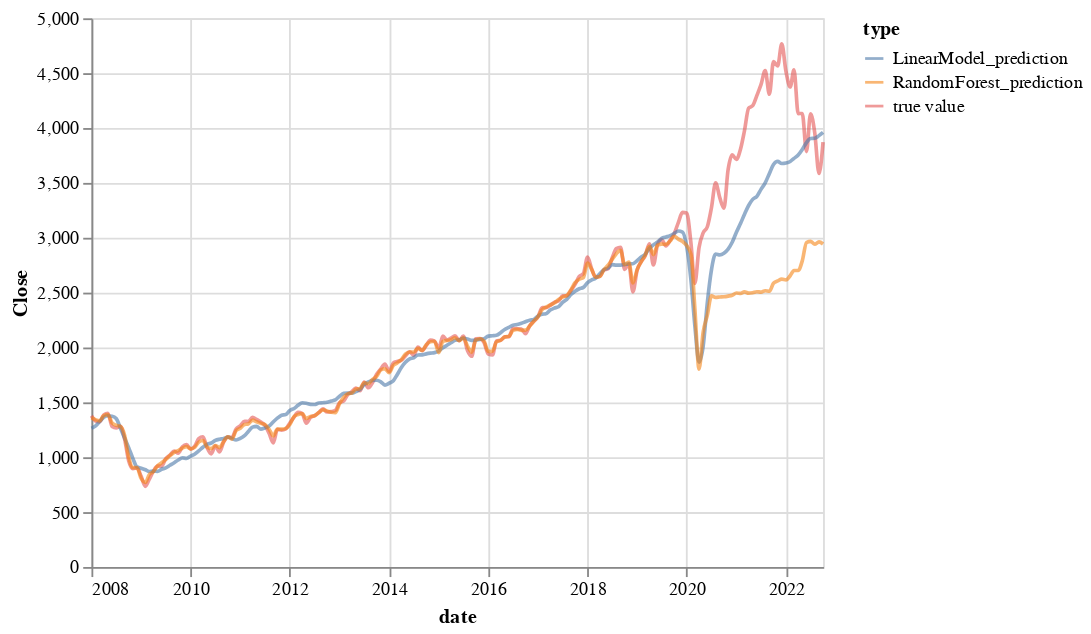

Notebook code for this chart:
### Code cell
compare([lm_SP500, rf_SP500], 'date', 'Close')

### Figure 1 — Vega-Lite specification as saved in the notebook (floating-point values rounded to 4 significant figures; data arrays with more than 128 entries replaced by an {"elided": "..."} marker saying what was removed)
{"config": {"view": {"continuousWidth": 400, "continuousHeight": 300}}, "data": {"name": "data-f5bddbb692c4d80833dc25a34090c717"}, "mark": {"type": "line", "interpolate": "monotone", "opacity": 0.6}, "encoding": {"color": {"field": "type", "type": "nominal"}, "x": {"field": "date", "type": "temporal"}, "y": {"field": "Close", "type": "quantitative"}}, "$schema": "https://vega.github.io/schema/vega-lite/v4.17.0.json", "datasets": {"data-f5bddbb692c4d80833dc25a34090c717": {"elided": "534 records"}}}
